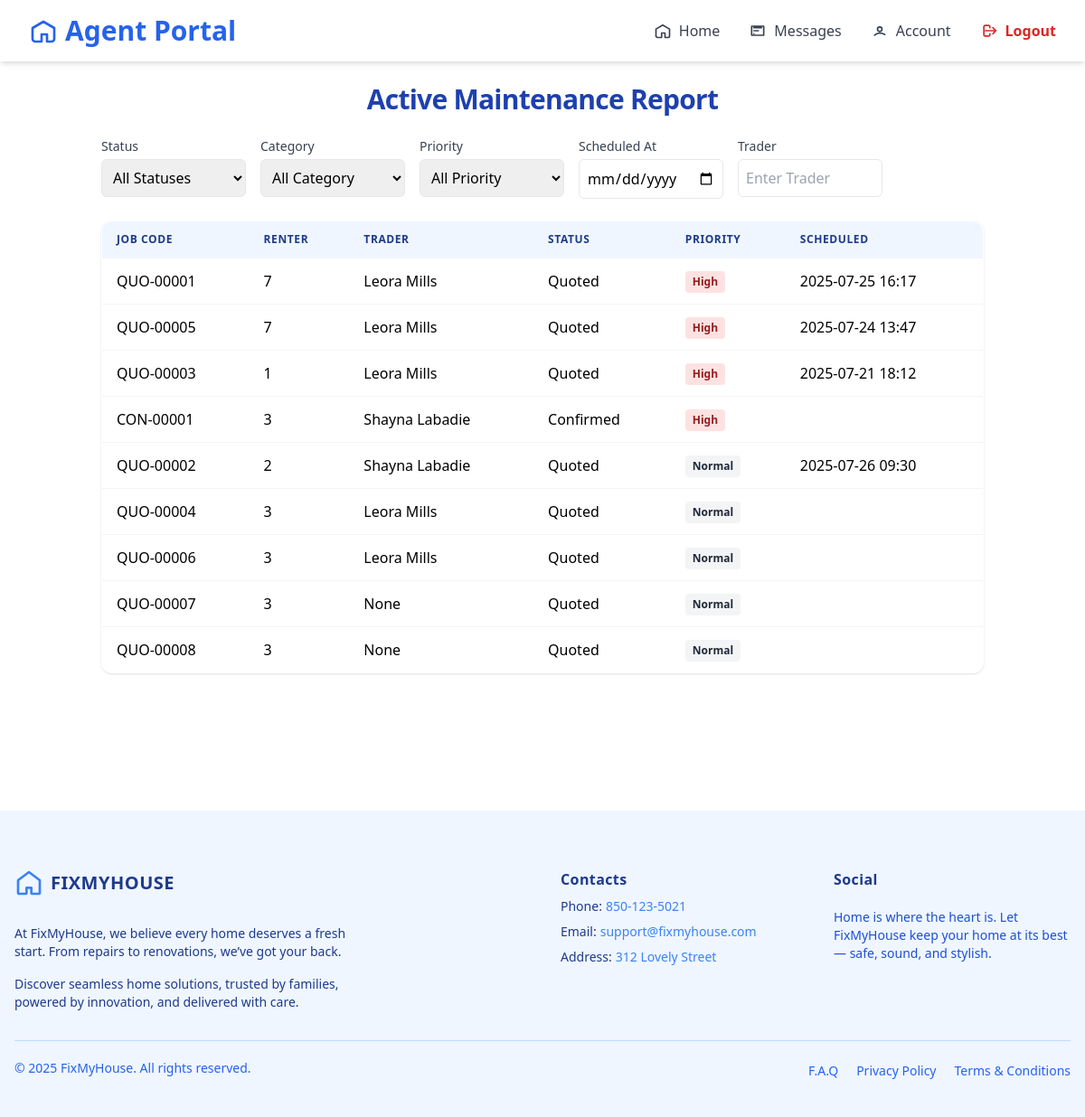
Before: /agent/active-jobs/ (signed in) with the older database file.
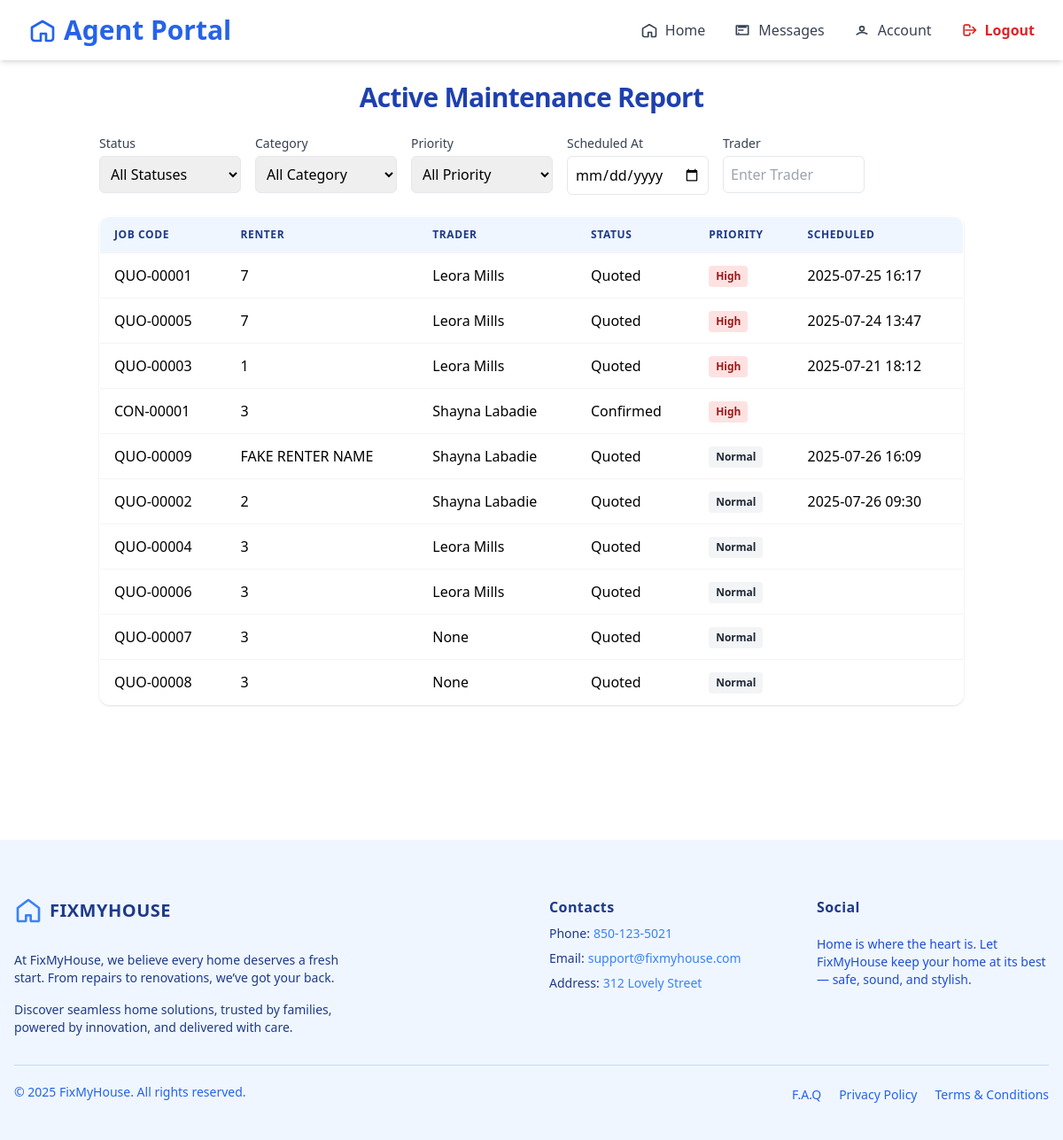
After: the same page with the newer database file.
### trader/models/jobs.py (models this page shows, shortened)
class Jobs(models.Model):
    agent = models.ForeignKey(AgentRegister, on_delete=models.CASCADE, related_name='jobs_agent')
    trader = models.ForeignKey(TraderRegistration, on_delete=models.SET_NULL, null=True, blank=True, related_name='jobs_trader')
    property = models.ForeignKey(Property, on_delete=models.SET_NULL, null=True, blank=True, related_name='jobs_property')
    STATUS_CHOICES = [
        ('quoted', 'Quoted'),
        ('confirmed', 'Confirmed'),
        ('approved', 'Approved'),
        ('scheduled', 'Scheduled'),
    ]
    address = models.TextField(blank=True, null=True)
    category = models.ForeignKey(Services, on_delete=models.SET_NULL, null=True, blank=True, related_name='category_services')
    renter = models.CharField(max_length=100, null=True, blank=True)
    priority = models.BooleanField(default=False)  # True = High Priority
    job_code = models.CharField(max_length=20, unique=True)
    notes = models.TextField()
    status = models.CharField(max_length=20, choices=STATUS_CHOICES, default='quoted')
    quoted_at = models.DateTimeField(default=timezone.now)
    confirmed_at = models.DateTimeField(null=True, blank=True)
    approved_at = models.DateTimeField(null=True, blank=True)
    scheduled_at = models.DateTimeField(null=True, blank=True)
    is_active = models.BooleanField(null=True, blank=True, default=True)

### trader/models/registerTrader.py (models this page shows, shortened)
class TraderRegistration(models.Model):
    user = models.OneToOneField(User, on_delete=models.CASCADE, null=True, blank=True)
    name = models.CharField(max_length=255)
    email = models.EmailField()
    phone = models.CharField(max_length=50)
    password = models.CharField(max_length=255, null=True, blank=True)
    COMPANY_TYPE_CHOICES = [
        ('sole_trader', 'Sole Trader'),
        ('company', 'Company'),
    ]
    INDUSTRIES_CHOICES = [
        ('air_conditioning', 'Air Conditioning'),
        ('cleaning', 'Cleaning'),
        ('electrical', 'Electrical'),
        ('gardening', 'Gardening'),
        ('general_merchandise', 'General Merchandise'),
        ('glazing', 'Glazing'),
        ('pest_control', 'Pest Control'),
        ('plumbing-gas', 'Plumbing / Gas'),
        ('tree_cutting', 'Tree Cutting'),
        ('steel_works', 'Steel Works'),
    ]
    company_type = models.CharField(max_length=100, choices=COMPANY_TYPE_CHOICES, default='company')
    company_name = models.CharField(max_length=255, blank=True, null=True)
    company_address = models.CharField(max_length=255, blank=True, null=True)
    company_email = models.EmailField(blank=True, null=True)
    company_landline = models.CharField(max_length=50, blank=True, null=True)
    gst_registered = models.BooleanField(default=False)
    abn = models.CharField(max_length=20, blank=True, null=True)
    industry = models.CharField(max_length=100, choices=INDUSTRIES_CHOICES, blank=True, null=True)
    other_expertise = models.CharField(max_length=100, choices=INDUSTRIES_CHOICES, blank=True, null=True)
    state = models.CharField(max_length=100, blank=True)
    municipality = models.CharField(max_length=100, blank=True)
    city = models.CharField(max_length=100, blank=True)
    address_line_1 = models.CharField(max_length=255, blank=True, null=True)
    address_line_2 = models.CharField(max_length=255, blank=True, null=True)
    postal_code = models.CharField(max_length=20, blank=True)
    def __str__(self):
        return self.name

### agent/views.py (the view)
# urls.py: path('active-jobs/', views.ActiveJobsListView.as_view(), name='active_jobs_list'),
@method_decorator(login_required, name='dispatch')
class ActiveJobsListView(ListView):
    model = Jobs
    template_name = 'components/home/active_jobs_list.html'
    context_object_name = 'jobs'
    def get_queryset(self):
        queryset = super().get_queryset()
        queryset = queryset.filter(is_active=True)
        status = self.request.GET.get('status')
        category = self.request.GET.get('category')
        priority = self.request.GET.get('priority')
        trader = self.request.GET.get('trader')
        scheduled_at = self.request.GET.get('scheduled_at')
        if status:
            queryset = queryset.filter(status=status)
        if category:
            queryset = queryset.filter(category=category)
        if trader:
            queryset = queryset.filter(trader__name__icontains=trader)
        if scheduled_at:
            queryset = queryset.filter(scheduled_at=scheduled_at)
        if priority == 'true':
            queryset = queryset.filter(priority=True)
        elif priority == 'false':
            queryset = queryset.filter(priority=False)
        return queryset.order_by('-priority', '-scheduled_at', '-approved_at', '-confirmed_at')
    def get_context_data(self, **kwargs):
        category = self.request.GET.get('category')
        context = super().get_context_data(**kwargs)
        context['status_options'] = dict(Jobs._meta.get_field('status').choices)
        context['category_options'] = {
            service.id: service.description
            for service in Services.objects.all()
        }
        context['filter_status'] = self.request.GET.get('status', '')
        context['filter_category'] = int(category) if category and category.isdigit() else ''
        context['filter_priority'] = self.request.GET.get('priority', '')
        context['filter_trader'] = self.request.GET.get('trader', '')
        context['filter_scheduled_at'] = self.request.GET.get('scheduled_at', '')
        return context

### agent/templates/components/home/active_jobs_list.html (shortened to what this page needs)
{% extends "baseAgent.html" %}
{% block content %}
{% include 'components/home/navigatorBaseAgent.html' %}
<main class="max-w-5xl mx-auto p-4 sm:p-6 mb-[8rem]">
  <h2 class="text-2xl sm:text-3xl font-bold text-blue-800 mb-6 text-center tracking-tight">Active Maintenance Report</h2>
  <form method="GET" class="mb-6">
    <div class="flex flex-col md:flex-row gap-4">
      <div>
        <label for="status" class="block text-sm font-medium text-gray-700">Status</label>
        <select name="status" id="status" class="mt-1 p-2 border rounded-md w-full md:w-40" onchange="this.form.submit()">
          <option value="">All Statuses</option>
        </select>
      </div>
      <div>
        <label for="category" class="block text-sm font-medium text-gray-700">Category</label>
        <select name="category" id="category" class="mt-1 p-2 border rounded-md w-full md:w-40" onchange="this.form.submit()">
          <option value="">All Category</option>
        </select>
      </div>
      <div>
        <label for="priority" class="block text-sm font-medium text-gray-700">Priority</label>
        <select name="priority" id="priority" class="mt-1 p-2 border rounded-md w-full md:w-40" onchange="this.form.submit()">
          <option value="">All Priority</option>
        </select>
      </div>
      <div>
        <label for="priority" class="block text-sm font-medium text-gray-700">Scheduled At</label>
        <input type="date" name="scheduled_at" id="scheduled_at" class="mt-1 p-2 border rounded-md w-full md:w-40" value="{{ filter_scheduled_at }}" onchange="this.form.submit()">
      </div>
      <div>
        <label for="trader" class="block text-sm font-medium text-gray-700">Trader</label>
        <input type="text" name="trader" id="trader" value="{{ filter_trader }}"
          class="mt-1 p-2 border rounded-md w-full md:w-40"
          placeholder="Enter Trader"
          onchange="this.form.submit()">
      </div>
    </div>
  </form>
  <div class="overflow-x-auto rounded-xl shadow">
    <table class="min-w-full bg-white border border-gray-200 rounded-xl overflow-hidden">
      <thead class="bg-blue-50">
        <tr>
          <th class="px-4 py-3 text-left text-xs font-semibold text-blue-900 uppercase tracking-wider">Job Code</th>
          <th class="px-4 py-3 text-left text-xs font-semibold text-blue-900 uppercase tracking-wider">Renter</th>
          <th class="px-4 py-3 text-left text-xs font-semibold text-blue-900 uppercase tracking-wider">Trader</th>
          <th class="px-4 py-3 text-left text-xs font-semibold text-blue-900 uppercase tracking-wider">Status</th>
          <th class="px-4 py-3 text-left text-xs font-semibold text-blue-900 uppercase tracking-wider">Priority</th>
          <th class="px-4 py-3 text-left text-xs font-semibold text-blue-900 uppercase tracking-wider">Scheduled</th>
        </tr>
      </thead>
      <tbody>
        {% for job in jobs %}
        <tr class="border-t border-gray-100 hover:bg-blue-50 transition">
          <td class="px-4 py-3 whitespace-nowrap">{{ job.job_code }}</td>
          <td class="px-4 py-3 whitespace-nowrap">{{ job.renter }}</td>
          <td class="px-4 py-3 whitespace-nowrap">{{ job.trader }}</td>
          <td class="px-4 py-3 whitespace-nowrap">{{ job.get_status_display }}</td>
          <td class="px-4 py-3 whitespace-nowrap">
            {% if job.priority %}
              <span class="inline-block px-2 py-1 text-xs font-semibold rounded bg-red-100 text-red-800">High</span>
            {% else %}
              <span class="inline-block px-2 py-1 text-xs font-semibold rounded bg-gray-100 text-gray-800">Normal</span>
            {% endif %}
          </td>
          <td class="px-4 py-3 whitespace-nowrap">{{ job.scheduled_at|date:"Y-m-d H:i" }}</td>
        </tr>
        {% empty %}
        <tr><td colspan="7" class="text-center py-4">No active jobs found.</td></tr>
        {% endfor %}
      </tbody>
    </table>
  </div>
</main>
{% include 'components/footerAgent.html' %}
{% endblock %}

Changed rows visible on the page:
added Jobs: job_code "QUO-00009", renter "FAKE RENTER NAME", trader "Shayna Labadie", status "Quoted", priority "Normal", scheduled_at "2025-07-26 16:09"
